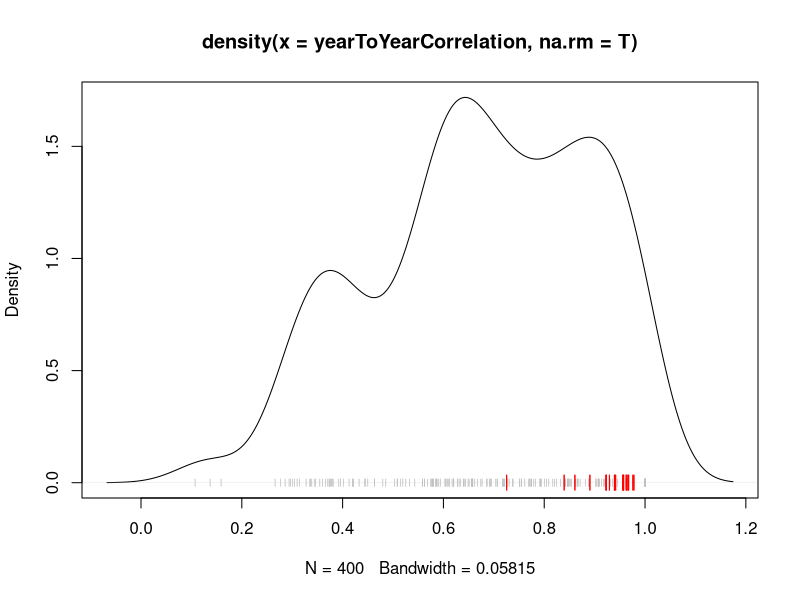

This figure's R source:
# Description : # A method for modifying only select off-diagonal items in a matrix
# Website :http://is-r.tumblr.com/post/32315446620/modifying-select-off-diagonal-items-in-a-matrix

# From "Thierry" and "Ben Bolker"
# At http://stackoverflow.com/a/11759744/479554

# A sample matrix
size <- 6
mat <- matrix(seq_len(size ^ 2), ncol = size)
print(mat)

# A companion matrix that indicates how "off" a diagonal is:
delta <- row(mat) - col(mat)
print(delta)

# Set these to select on the "delta" matrix
low <- 0
high <- 3

# Operate on the "mat" matrix
mat[delta < low | delta > high] <- NA
print(mat)

# Another example:
mat <- matrix(seq_len(size ^ 2), ncol = size)
mat <- mat * 0
print(mat) # All zeros

mat[abs(delta) == 1] <- 1
print(mat) # Ones on the "just off-diagonal."

###############
# Application #
###############

# To see year-to-year correlation of a set of observations
countryByYear <- matrix(rnorm(500), ncol = 20)
# Replace with numbers that actually have a relationship:
for(ii in 2:ncol(countryByYear)){
  countryByYear[, ii] <- countryByYear[, ii-1] + rnorm(nrow(countryByYear))
}

colnames(countryByYear) <- paste("year", (2012-ncol(countryByYear)+1):2012, sep = "") # Years
rownames(countryByYear) <- LETTERS[1:nrow(countryByYear)]

# Correlations across all years
yearToYearCorrelation <- cor(countryByYear, use = "pair")
print(yearToYearCorrelation)
plot(density(yearToYearCorrelation, na.rm = T))
text(yearToYearCorrelation, 0, "|", col = "GRAY", cex = 1/2)

# The delta matrix, which does all of the work for us
delta <- row(yearToYearCorrelation) - col(yearToYearCorrelation)
print(delta)

# Correlations between consecutive years only:
yearToYearCorrelation[abs(delta) != 1] <- NA
print(yearToYearCorrelation)
text(yearToYearCorrelation, 0, "|", col = "RED")
# These are generally much higher correlations, naturally